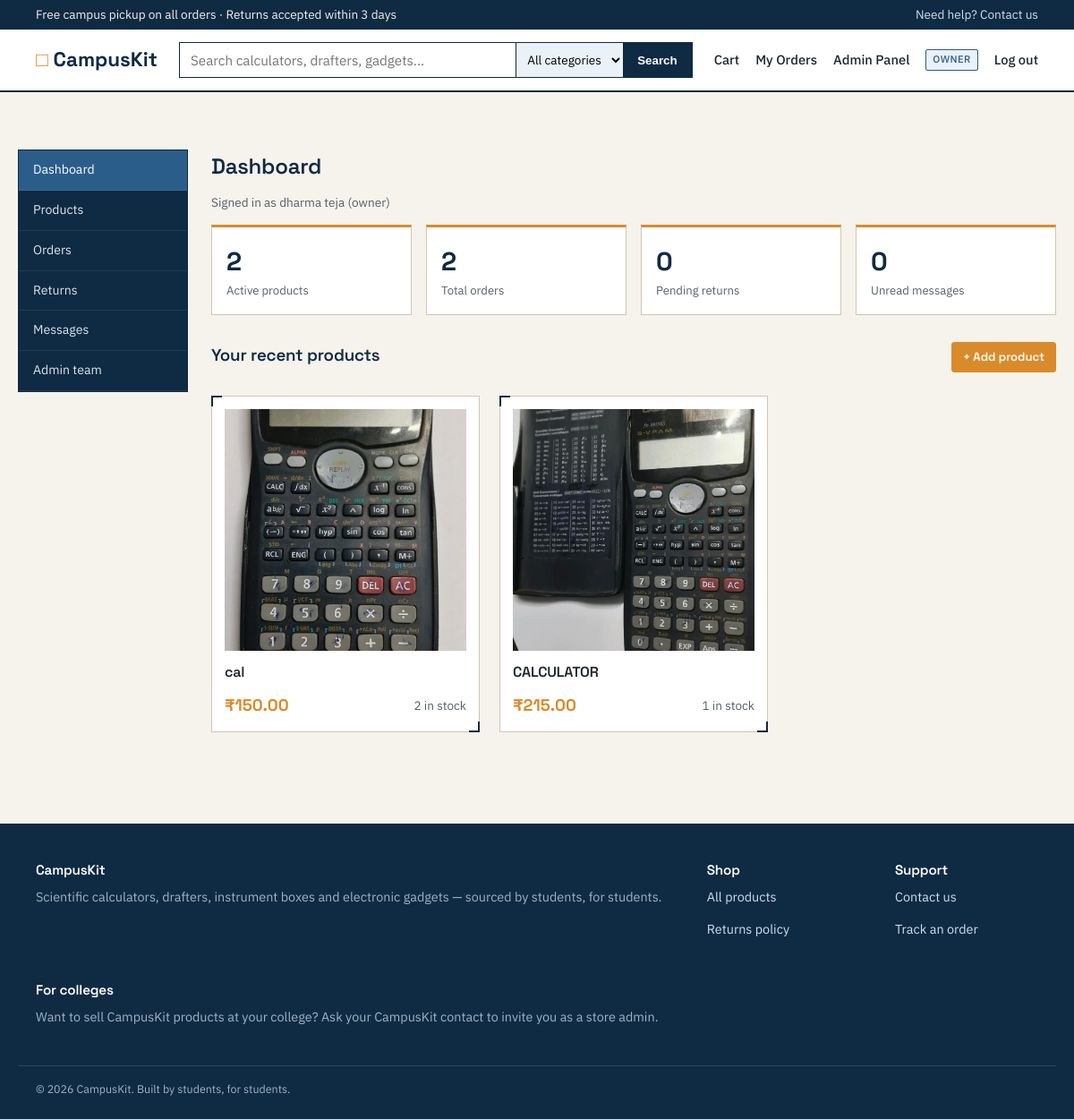
Page /admin/ (signed in) on the committed database.
### models.py (models this page shows, shortened)
class User(UserMixin, db.Model):
    __tablename__ = "users"
    id = db.Column(db.Integer, primary_key=True)
    name = db.Column(db.String(120), nullable=False)
    email = db.Column(db.String(160), unique=True, nullable=False, index=True)
    password_hash = db.Column(db.String(255), nullable=False)
    college = db.Column(db.String(160))
    role = db.Column(db.String(20), nullable=False, default=ROLE_CUSTOMER)
    created_at = db.Column(db.DateTime, default=datetime.utcnow)
    products = db.relationship("Product", backref="added_by", lazy="dynamic")
    orders = db.relationship("Order", backref="customer", lazy="dynamic")
    @property
    def is_admin(self):
        return self.role in (ROLE_ADMIN, ROLE_OWNER)
    @property
    def is_owner(self):
        return self.role == ROLE_OWNER

class Product(db.Model):
    __tablename__ = "products"
    id = db.Column(db.Integer, primary_key=True)
    name = db.Column(db.String(160), nullable=False, index=True)
    description = db.Column(db.Text, nullable=False, default="")
    category = db.Column(db.String(80), nullable=False, index=True)
    price = db.Column(db.Numeric(10, 2), nullable=False)
    stock = db.Column(db.Integer, nullable=False, default=0)
    brand = db.Column(db.String(80))
    is_active = db.Column(db.Boolean, default=True)
    added_by_id = db.Column(db.Integer, db.ForeignKey("users.id"), nullable=False)
    created_at = db.Column(db.DateTime, default=datetime.utcnow)
    images = db.relationship("ProductImage", backref="product", cascade="all, delete-orphan", lazy="joined")
    @property
    def primary_image(self):
        return self.images[0].filename if self.images else None

class ProductImage(db.Model):
    __tablename__ = "product_images"
    id = db.Column(db.Integer, primary_key=True)
    product_id = db.Column(db.Integer, db.ForeignKey("products.id"), nullable=False)
    filename = db.Column(db.String(255), nullable=False)

### blueprints/admin.py (the view)
@admin_bp.route("/")
@login_required
@admin_required
def dashboard():
    stats = {
        "product_count": Product.query.filter_by(is_active=True).count(),
        "order_count": Order.query.count(),
        "pending_returns": ReturnRequest.query.filter_by(status="requested").count(),
        "unread_messages": ContactMessage.query.filter_by(is_read=False).count(),
    }
    my_products = Product.query.filter_by(added_by_id=current_user.id).order_by(Product.created_at.desc()).limit(6).all()
    return render_template("admin/dashboard.html", stats=stats, my_products=my_products)

### utils.py (called while the page is built)
def admin_required(view):
    @wraps(view)
    def wrapped(*args, **kwargs):
        if not current_user.is_authenticated or not current_user.is_admin:
            abort(403)
        return view(*args, **kwargs)
    return wrapped

### templates/admin/dashboard.html (shortened to what this page needs)
{% extends "admin/_layout.html" %}
{% block admin_content %}
<h2>Dashboard</h2>
<p class="muted">Signed in as {{ current_user.name }} ({{ current_user.role }}){% if current_user.college %} · {{ current_user.college }}{% endif %}</p>
<div class="stat-grid">
  <div class="stat-card"><div class="num">{{ stats.product_count }}</div><div class="label">Active products</div></div>
  <div class="stat-card"><div class="num">{{ stats.order_count }}</div><div class="label">Total orders</div></div>
  <div class="stat-card"><div class="num">{{ stats.pending_returns }}</div><div class="label">Pending returns</div></div>
  <div class="stat-card"><div class="num">{{ stats.unread_messages }}</div><div class="label">Unread messages</div></div>
</div>
<div class="section-head">
  <h3>Your recent products</h3>
  <a href="{{ url_for('admin.add_product') }}" class="btn btn-amber btn-sm">+ Add product</a>
</div>
{% if my_products %}
<div class="grid">
  {% for p in my_products %}
  <div class="spec-card">
    <a href="{{ url_for('admin.edit_product', product_id=p.id) }}" class="thumb">
      {% if p.primary_image %}<img src="{{ url_for('static', filename='uploads/products/' ~ p.primary_image) }}" alt="{{ p.name }}">{% else %}<span class="no-image">No image</span>{% endif %}
    </a>
    <h3><a href="{{ url_for('admin.edit_product', product_id=p.id) }}">{{ p.name }}</a></h3>
    <div class="spec-row"><span class="price">₹{{ '%.2f'|format(p.price) }}</span><span class="muted">{{ p.stock }} in stock</span></div>
  </div>
  {% endfor %}
</div>
{% else %}
<p class="muted">You haven't added any products yet.</p>
{% endif %}
{% endblock %}

### templates/base.html (shortened to what this page needs)
<!DOCTYPE html>
<html lang="en">
<head>
<link rel="stylesheet" href="{{ url_for('static', filename='css/style.css') }}">
</head>
<body>
<div class="topbar">
  <div class="container">
    <span>Free campus pickup on all orders &middot; Returns accepted within 3 days</span>
    <span><a href="{{ url_for('main.contact') }}">Need help? Contact us</a></span>
  </div>
</div>
<header class="navbar">
  <div class="container">
    <a class="brand" href="{{ url_for('main.home') }}"><span class="brand-mark">&#9633;</span> CampusKit</a>
    <form class="search-form" action="{{ url_for('main.home') }}" method="get">
      <input type="text" name="q" placeholder="Search calculators, drafters, gadgets..." value="{{ request.args.get('q', '') }}">
      <select name="category">
        <option value="">All categories</option>
      </select>
      <button type="submit">Search</button>
    </form>
    <nav class="nav-links">
      <a class="cart-link" href="{{ url_for('shop.view_cart') }}">Cart{% if cart_count %}<span class="cart-badge">{{ cart_count }}</span>{% endif %}</a>
      {% if current_user.is_authenticated %}
        <a href="{{ url_for('shop.order_history') }}">My Orders</a>
        {% if current_user.is_admin %}<a href="{{ url_for('admin.dashboard') }}">Admin Panel</a>{% endif %}
        <span class="badge-role">{{ current_user.role }}</span>
        <a href="{{ url_for('auth.logout') }}">Log out</a>
      {% else %}
        <a href="{{ url_for('auth.login') }}">Log in</a>
        <a class="btn btn-sm btn-amber" href="{{ url_for('auth.register') }}">Sign up</a>
      {% endif %}
    </nav>
  </div>
</header>
<main>
  <div class="container" style="padding-top:22px;">
  </div>
  {% block content %}{% endblock %}
</main>
<footer>
  <div class="container">
    <div class="col">
      <h4>CampusKit</h4>
      <p style="color:#9fb4c4;">Scientific calculators, drafters, instrument boxes and electronic gadgets — sourced by students, for students.</p>
    </div>
    <div class="col">
      <h4>Shop</h4>
      <p><a href="{{ url_for('main.home') }}">All products</a></p>
      <p><a href="{{ url_for('main.returns_policy') }}">Returns policy</a></p>
    </div>
    <div class="col">
      <h4>Support</h4>
      <p><a href="{{ url_for('main.contact') }}">Contact us</a></p>
      <p><a href="{{ url_for('shop.order_history') }}">Track an order</a></p>
    </div>
    <div class="col">
      <h4>For colleges</h4>
      <p style="color:#9fb4c4;">Want to sell CampusKit products at your college? Ask your CampusKit contact to invite you as a store admin.</p>
    </div>
  </div>
  <div class="container fine">&copy; {{ 2026 }} CampusKit. Built by students, for students.</div>
</footer>
</body>
</html>

### rows in the picture
User: role "OWNER", name "dharma teja", role "owner"
Product: filename (picture), name "cal", price "150.00", stock "2"
Product: filename (picture), name "CALCULATOR", price "215.00", stock "1"

### other values in the picture
{{ stats.product_count }} "2"
{{ stats.order_count }} "2"
{{ stats.pending_returns }} "0"
{{ stats.unread_messages }} "0"
{{ 2026 }} "2026"
